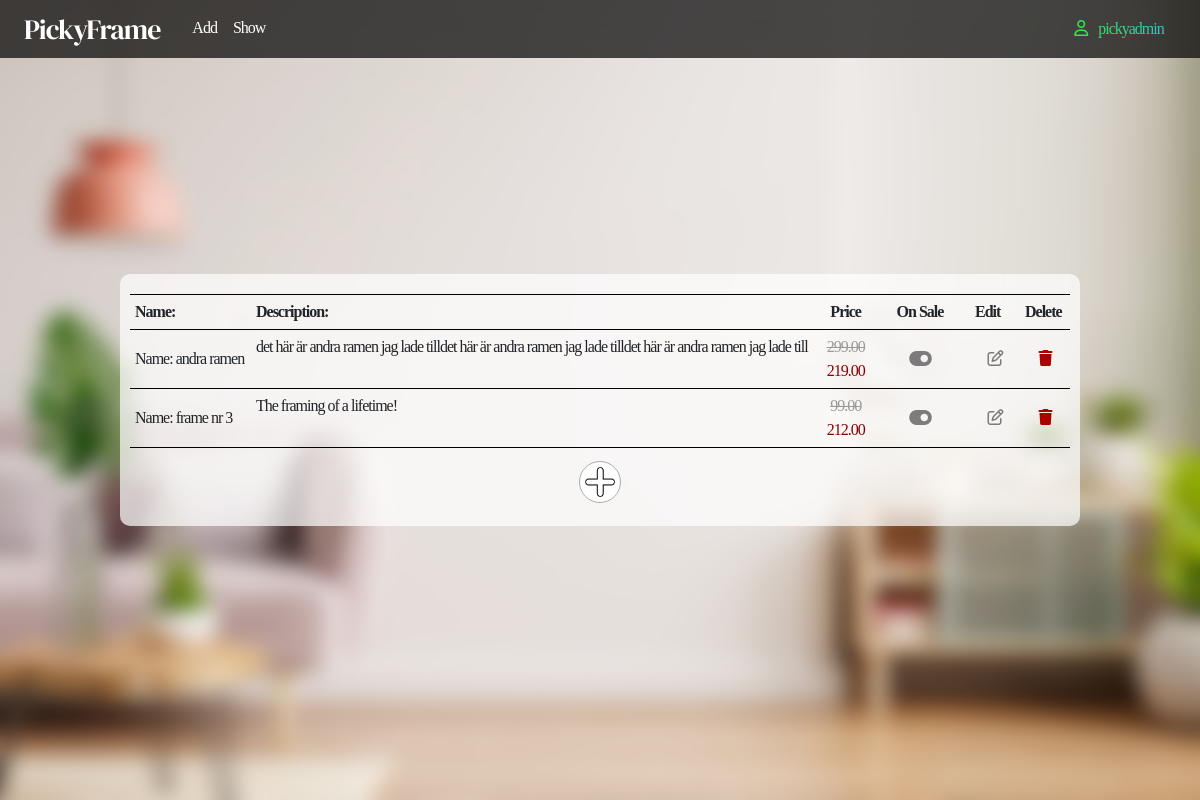
Page /show (signed in) on the earlier database version.
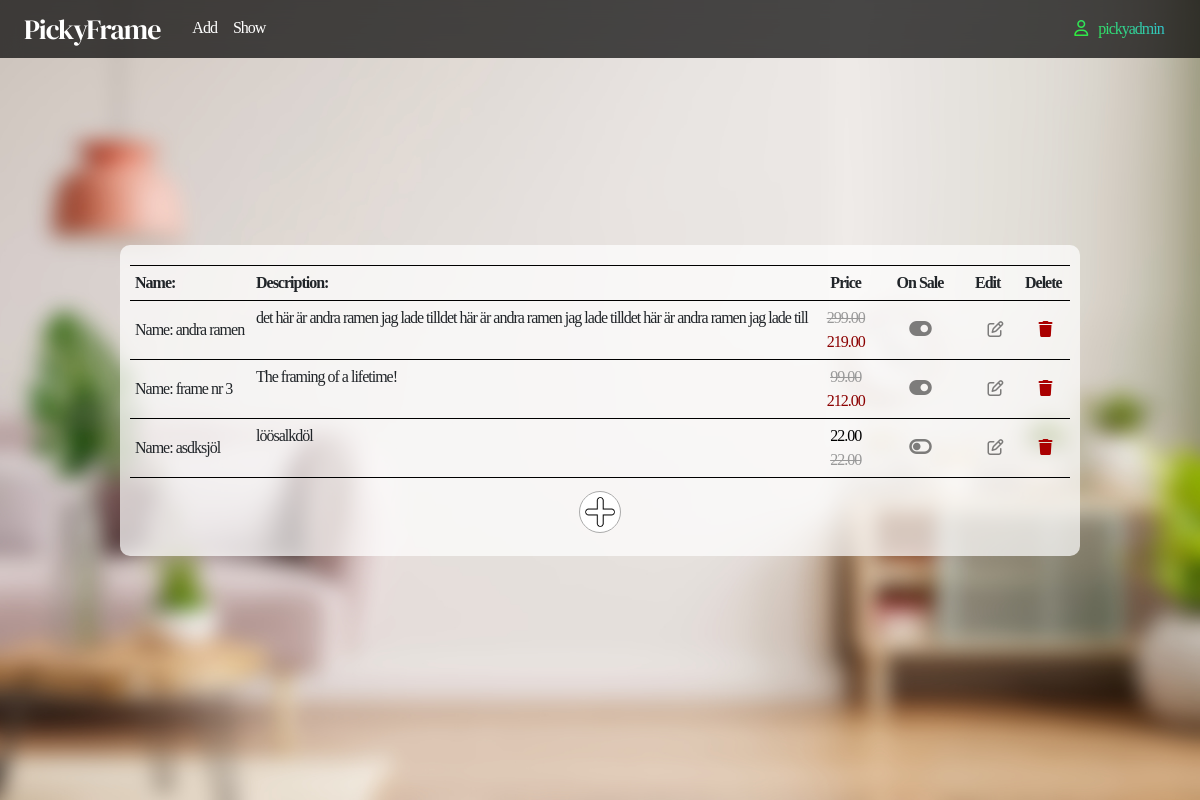
Same page on the later database version.
### productsadmin/models.py (models this page shows, shortened)
class Product(models.Model):
    name = models.CharField(max_length=30, null=False, blank=False)
    price = models.DecimalField(null=False, blank=False, max_digits=5, decimal_places=2)
    desc = models.CharField(max_length=300, null=False, blank=False)
    pic = models.CharField(max_length=30, null=False, blank=False, default='pic.jpg')
    sale = models.BooleanField(null=False, blank=False, default=False)
    sale_price = models.DecimalField(null=False, blank=False, max_digits=5, decimal_places=2)
    likes = models.ManyToManyField(User, related_name="likes", blank=True)

### productsadmin/views.py (the view)
# urls.py: path('show', views.show, name='show'),
def show(request):
    if request.user.is_superuser:
        products = Product.objects.all().order_by('id')
        context = {
            'products': products
        }
        return render(request, 'admin/show_prod.html', context)
    else:
        messages.warning(request, "You are not authorized for this")
        return redirect('show_prod')

### productsadmin/templates/admin/show_prod.html (shortened to what this page needs)
{% extends "admin/admin.html" %}
{% load static %}
{% block content %}
<article class="article">
    <table>
        <tr>
            <td colspan="6">
            </td>
        </tr>
        <tr>
            <th>Name: </th>
            <th class="d-none d-sm-none d-md-block d-lg-block">Description:</th>
            <th style="text-align: center;">Price</th>
            <th style="text-align: center;width: 100px;">On Sale</th>
            <th style="width: 50px;">Edit</th>
            <th style="width: 50px;">Delete</th>
        </tr>
        {% for product in products %}
        <tr>
            <td>Name: {{product.name}}</td>
            <td class="d-none d-sm-none d-md-block d-lg-block">{{ product.desc}}</td>
            <td style="80px; text-align: center;">
                {% if product.sale == False %}
                <p style="color: #000; margin: 0;">{{ product.price }}</p>
                    <strike class="mute">{{ product.sale_price }}</strike>
                {% endif %}
                {% if product.sale == True %}
                    <strike class="mute">{{ product.price }}</strike>
                    <p style="color: darkred; margin: 0;">{{ product.sale_price }}</p>
                {% endif %}
            </td>
            <td style="text-align: center;"><a href="/toggle/{{ product.id }}">
                {% if product.sale == True %}
                <i class="fa-solid fa-toggle-on fa-lg"></i>
                {% else %}
                <i class="fa-solid fa-toggle-off fa-lg"></i>
                {% endif %}
                </a>
            </td>
            <td style="text-align: center;"><a href="/edit/{{ product.id }}"><i class="fa-regular fa-pen-to-square"></i></a></td>
            <td style="text-align: center;">
                <details>
                    <summary><i class="fa-solid fa-trash" style="color: #aa0000;"></i></summary>
                </details>
            </td>
        </tr>
        {% empty %}
            <tr>
                <td>
                    There are no products yet
                </td>
            </tr>
        {% endfor %}
            <tr class="noborder">
                <td colspan="6">
                    <button class="btn link-btn centered my-2 add"><a href="/add"><img class="icon_add" src="{% static  'img/' %}plus.png"></a></button>
                </td>
            </tr>
    </table>
</article>
{% endblock %}

### productsadmin/templates/admin/admin.html (shortened to what this page needs)
{% load static %}
<!DOCTYPE html>
<html lang="en">
<head>
    <link href="{% static 'css/bootstrap.css' %}" rel="stylesheet">
    <link href="{% static 'css/style.css' %}" rel="stylesheet" type="text/css">
  </head>
  <body>
    <nav class="navbar navbar-dark nav navbar-expand fixed-top">
      <div class="d-inline">
        <ul class="navbar-nav">
          <li><a href="/" class="navbar-brand mx-4">PickyFrame</a></li>
          {% if user.is_superuser %}
          <li class="nav-item"><a href="{% url 'add_prod' %}" class="nav-link">Add</a></li>
          <li class="nav-item"><a href="{% url 'show' %}" class="nav-link">Show</a></li>
          {% endif %}
        </ul>
      </div>
      <div class="user">
        {% if user.is_authenticated %}
        <a class="nav-link icon active mx-3" data-toggle="modal" data-target="#user_modal"><i class="fa-regular fa-user mx-2"></i> {{ user }}</a>
        {% endif %}
      </div>
    </nav>
    <article class="container-fluid callout-container centered">
      {% block content %}
      {% endblock %}
    </article>
  </body>
  </html>

### productsadmin/static/css/style.css (style rules this page uses)
body { font-family: Didot, Serif; }
.centered { margin: auto auto; display: flex; justify-content: center; }
.nav { background-color: rgba(0, 0, 0, 0.7); backdrop-filter: blur(10px); -webkit-backdrop-filter: blur(10px); }
.nav-link { color: #fff; }
.navbar-brand { color: #fff; }
.callout-container { height: 100vh; background: url(../img/bg_livingroom_blur.jpg) no-repeat center center fixed; -webkit-background-size: cover; -moz-background-size: cover; -d-background-size: cover; background-size: cover; margin-right: 0px; display: flex; align-items: center; justify-content: center; }
.link-btn { display: flex; align-items: center; justify-content: center; padding: 5px; border-radius: 15px; cursor: pointer; text-decoration: none; color: #000; border: 1px solid #aaa; background-color: #fff; }
.fa-trash { color: rgb(130, 6, 6); }
.mute { color: #999; }
details > summary:first-of-type { list-style-type: none; }
.article { background-color: rgba(255, 255, 255, 0.7); padding: 10px; margin: 0 auto; top: 60px; border-radius: 10px; }
article > table { width: 100%; }
td,th { padding: 5px; }
th { text-align: Left; min-height: 30px; vertical-align: baseline; }
tr { border-bottom: 1px solid #000; }
.noborder { border: none; }
@media screen and (min-width: 400px) { article { width: 80vw; margin: 0 auto; } }
.user { z-index: 1031; position: absolute; display: flex; justify-content: center; align-items: center; width: 170px; right: 0px; height: 65px; }
.icon_add { width: 30px; height: 30px; border: none; background-color: transparent; }
.add { border-radius: 50px; }

Differences in the rows shown:
added Product: name "asdksjöl", desc "löösalkdöl", price "22.00", sale_price "22.00", sale False (drawn)
